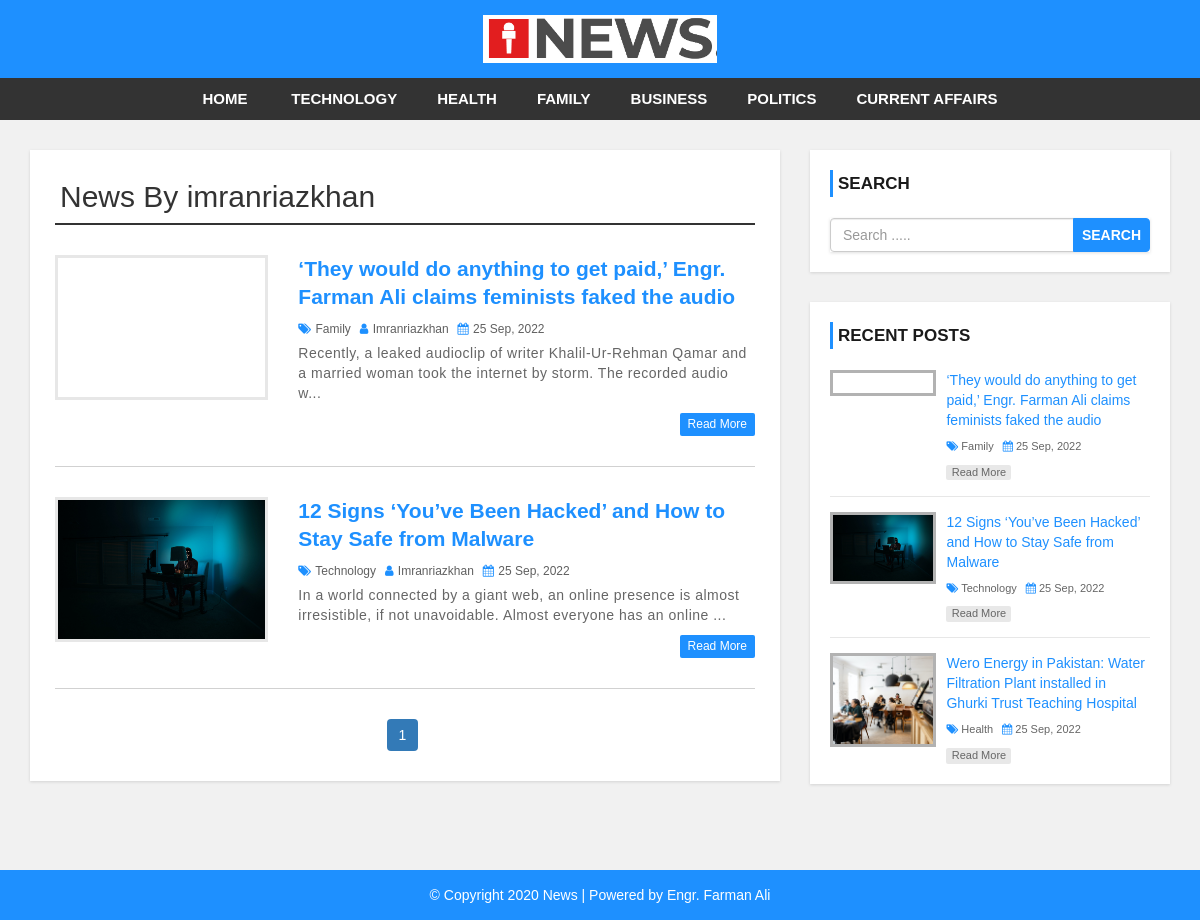
The app's page /author.php?aid=44 with its own data.
### tables this page shows
CREATE TABLE `settings` (
  `id` int(11) NOT NULL,
  `websitename` varchar(60) NOT NULL,
  `logo` varchar(50) NOT NULL,
  `footerdesc` varchar(255) NOT NULL
);

CREATE TABLE `category` (
  `category_id` int(11) NOT NULL,
  `category_name` varchar(100) NOT NULL,
  `post` int(11) NOT NULL DEFAULT 0
);

CREATE TABLE `user` (
  `user_id` int(10) UNSIGNED NOT NULL,
  `first_name` varchar(30) NOT NULL,
  `last_name` varchar(30) NOT NULL,
  `username` varchar(30) DEFAULT NULL,
  `password` varchar(40) DEFAULT NULL,
  `role` int(11) NOT NULL
);

CREATE TABLE `post` (
  `post_id` int(11) NOT NULL,
  `title` varchar(100) NOT NULL,
  `description` text NOT NULL,
  `category` varchar(100) NOT NULL,
  `post_date` varchar(50) NOT NULL,
  `author` int(11) NOT NULL,
  `post_img` varchar(100) NOT NULL
);

### config.php (called while the page is built, shortened)
<?php
$hostname = "http://localhost/news-site";
?>

### author.php (the view, shortened to what this page needs)
<?php include 'header.php'; ?>
    <div id="main-content">
      <div class="container">
        <div class="row">
            <div class="col-md-8">
              <div class="post-container">
                <?php
                include "config.php";
                if(isset($_GET['aid'])){
                  $auth_id = $_GET['aid'];
                  $sql1 = "SELECT * FROM post JOIN user
                          ON post.author = user.user_id
                          WHERE post.author = {$auth_id}";
                  $result1 = mysqli_query($conn, $sql1) or die("Query Failed.");
                  $row1 = mysqli_fetch_assoc($result1);
                ?>
                <h2 class="page-heading">News By <?php echo $row1['username']; ?></h2>
                <?php
                  $limit = 3;
                  if(isset($_GET['page'])){
                    $page = $_GET['page'];
                  }else{
                    $page = 1;
                  }
                  $offset = ($page - 1) * $limit;
                  $sql = "SELECT post.post_id, post.title, post.description,post.post_date,post.author,
                  category.category_name,user.username,post.category,post.post_img FROM post
                  LEFT JOIN category ON post.category = category.category_id
                  LEFT JOIN user ON post.author = user.user_id
                  WHERE post.author = {$auth_id}
                  ORDER BY post.post_id DESC LIMIT {$offset},{$limit}";
                  $result = mysqli_query($conn, $sql) or die("Query Failed.");
                  if(mysqli_num_rows($result) > 0){
                    while($row = mysqli_fetch_assoc($result)) {
                ?>
                  <div class="post-content">
                      <div class="row">
                          <div class="col-md-4">
                            <a class="post-img" href="single.php?id=<?php echo $row['post_id']; ?>"><img src="admin/upload/<?php echo $row['post_img']; ?>" alt=""/></a>
                          </div>
                          <div class="col-md-8">
                            <div class="inner-content clearfix">
                                <h3><a href='single.php?id=<?php echo $row['post_id']; ?>'><?php echo $row['title']; ?></a></h3>
                                <div class="post-information">
                                    <span>
                                        <i class="fa fa-tags" aria-hidden="true"></i>
                                        <a href='category.php?cid=<?php echo $row['category']; ?>'><?php echo $row['category_name']; ?></a>
                                    </span>
                                    <span>
                                        <i class="fa fa-user" aria-hidden="true"></i>
                                        <a href='author.php?aid=<?php echo $row['author']; ?>'><?php echo $row['username']; ?></a>
                                    </span>
                                    <span>
                                        <i class="fa fa-calendar" aria-hidden="true"></i>
                                        <?php echo $row['post_date']; ?>
                                    </span>
                                </div>
                                <p class="description">
                                    <?php echo substr($row['description'],0,130) . "..."; ?>
                                </p>
                                <a class='read-more pull-right' href='single.php?id=<?php echo $row['post_id']; ?>'>read more</a>
                            </div>
                          </div>
                      </div>
                  </div>
                  <?php
                    }
                  }else{
                    echo "<h2>No Record Found.</h2>";
                  }
                  if(mysqli_num_rows($result1) > 0){
                    $total_records = mysqli_num_rows($result1);
                    $total_page = ceil($total_records / $limit);
                    echo '<ul class="pagination admin-pagination">';
                    for($i = 1; $i <= $total_page; $i++){
                      if($i == $page){
                        $active = "active";
                      }else{
                        $active = "";
                      }
                      echo '<li class="'.$active.'"><a href="author.php?aid='.$auth_id .'&page='.$i.'">'.$i.'</a></li>';
                    }
                    echo '</ul>';
                  }
                }else{
                  echo "<h2>No Record Found.</h2>";
                }
                  ?>
              </div>
            </div>
            <?php include 'sidebar.php'; ?>
        </div>
      </div>
    </div>
<?php include 'footer.php'; ?>

### header.php (shortened to what this page needs)
<?php
  include "config.php";
?>
<!DOCTYPE html>
<html lang="en">
<head>
    <link rel="stylesheet" href="css/bootstrap.min.css" />
    <link rel="stylesheet" href="css/font-awesome.css">
    <link rel="stylesheet" href="css/style.css">
</head>
<body>
<div id="header">
    <div class="container">
        <div class="row">
            <div class=" col-md-offset-4 col-md-4">
              <?php
                include "config.php";
                $sql = "SELECT * FROM settings";
                $result = mysqli_query($conn, $sql) or die("Query Failed.");
                if(mysqli_num_rows($result) > 0){
                  while($row = mysqli_fetch_assoc($result)) {
                    if($row['logo'] == ""){
                      echo '<a href="index.php"><h1>'.$row['websitename'].'</h1></a>';
                    }else{
                      echo '<a href="index.php" id="logo"><img src="admin/images/'. $row['logo'] .'"></a>';
                    }
                  }
                }
                ?>
            </div>
        </div>
    </div>
</div>
<div id="menu-bar">
    <div class="container">
        <div class="row">
            <div class="col-md-12">
              <?php
                include "config.php";
                $sql = "SELECT * FROM category WHERE post > 0";
                $result = mysqli_query($conn, $sql) or die("Query Failed. : Category");
                if(mysqli_num_rows($result) > 0){
                  $active = "";
              ?>
                <ul class='menu'>
                  <li><a href='<?php echo $hostname; ?>'>Home</a></li>
                  <?php while($row = mysqli_fetch_assoc($result)) {
                    echo "<li><a class='{$active}' href='category.php?cid={$row['category_id']}'>{$row['category_name']}</a></li>";
                  } ?>
                </ul>
                <?php } ?>
            </div>
        </div>
    </div>
</div>

### sidebar.php
<div id="sidebar" class="col-md-4">
    <div class="search-box-container">
        <h4>Search</h4>
        <form class="search-post" action="search.php" method ="GET">
            <div class="input-group">
                <input type="text" name="search" class="form-control" placeholder="Search .....">
                <span class="input-group-btn">
                    <button type="submit" class="btn btn-danger">Search</button>
                </span>
            </div>
        </form>
    </div>
    <div class="recent-post-container">
        <h4>Recent Posts</h4>
        <?php
        include "config.php";
        $limit = 3;
        $sql = "SELECT post.post_id, post.title, post.post_date,
        category.category_name,post.category,post.post_img FROM post
        LEFT JOIN category ON post.category = category.category_id
        ORDER BY post.post_id DESC LIMIT {$limit}";
        $result = mysqli_query($conn, $sql) or die("Query Failed. : Recent Post");
        if(mysqli_num_rows($result) > 0){
          while($row = mysqli_fetch_assoc($result)) {
      ?>
        <div class="recent-post">
            <a class="post-img" href="single.php?id=<?php echo $row['post_id']; ?>">
                <img src="admin/upload/<?php echo $row['post_img']; ?>" alt=""/>
            </a>
            <div class="post-content">
                <h5><a href="single.php?id=<?php echo $row['post_id']; ?>"><?php echo $row['title']; ?></a></h5>
                <span>
                    <i class="fa fa-tags" aria-hidden="true"></i>
                    <a href='category.php?cid=<?php echo $row['category']; ?>'><?php echo $row['category_name']; ?></a>
                </span>
                <span>
                    <i class="fa fa-calendar" aria-hidden="true"></i>
                    <?php echo $row['post_date']; ?>
                </span>
                <a class="read-more" href="single.php?id=<?php echo $row['post_id']; ?>">read more</a>
            </div>
        </div>
    <?php
      }
    }
    ?>
    </div>
</div>

### footer.php
<div id ="footer">
    <div class="container">
        <div class="row">
            <div class="col-md-12">
              <?php
                include "config.php";
                $sql = "SELECT * FROM settings";
                $result = mysqli_query($conn, $sql) or die("Query Failed.");
                if(mysqli_num_rows($result) > 0){
                  while($row = mysqli_fetch_assoc($result)) {
              ?>
                <span><?php echo $row['footerdesc']; ?></span>
              <?php
                }
              }
              ?>
            </div>
        </div>
    </div>
</div>
</body>
</html>

### css/style.css (style rules this page uses)
body { background: #f1f1f1; font-family: sans-serif,arial,Helvetica; }
a, a:hover, a:focus { text-decoration: none; outline: none; }
ul { margin:0; padding:0; list-style:none; }
h2.page-heading { margin: 5px 0 30px; padding: 0 5px 10px; border-bottom: 2px solid #333; }
form { background: #fff; padding: 25px; box-shadow:0 1px 3px rgba(0, 0, 0, 0.13); }
#header { background: #1e90ff; text-align: center; padding: 15px; }
#logo { display: inline-block; width: 65%; }
#logo img { width: 100%; }
#menu-bar { background: #333; text-align: center; }
#menu-bar .menu > li { display: inline-block; }
.menu > li > a { padding: 10px 20px; display: block; text-transform: uppercase; color: #fff; font-size: 15px; font-weight:600; transition:all 0.5s ease 0s; }
#main-content { padding: 30px 0; min-height: 750px; }
#main-content .post-container { background-color: #fff; padding: 25px; box-shadow: 0 1px 3px rgba(0, 0, 0, 0.13); }
#main-content .post-content { border-bottom: 1px solid #d1d1d1; padding: 0 0 30px; margin-bottom:30px; }
#main-content .post-content img { width: 100%; }
#main-content .post-content .post-img { border: 3px solid #e7e7e7; display: block; height: 145px; overflow: hidden; transition: border .3s; }
#main-content .post-content h3 { font-size: 21px; line-height: 28px; font-weight: 600; margin: 0 0 7px; }
#main-content .post-content h3 a { color: #1e90ff; transition:all 0.3s; }
#main-content .post-content .post-information span { color: #606060; font-size: 12px; text-transform: capitalize; margin: 0 5px 5px 0; display: inline-block; }
#main-content .post-content .post-information i { color: #1e90ff; margin-right: 1px; }
#main-content .post-content .post-information a { color: #606060; text-decoration: none; }
#main-content .post-content p, #main-content .single-post p { color: #666; font-size: 14px; letter-spacing: 0.5px; margin:0 0 10px; }
#main-content .post-content a.read-more { color: #fff; background-color: #1E90FF; font-size: 12px; text-transform: capitalize; padding: 3px 8px; border-radius: 2px; transition: all 0.3s; }
.pagination { display: block; text-align: center; margin: 0; }
.pagination li { display:inline-block; margin: 0 5px 0 0; }
.pagination li a { border: none; background: #1e90ff; color: #fff; }
i.fa { color:#222; }
#sidebar h4 { color: #1A1A1A; font-size: 17px; line-height: 27px; font-weight:600; text-transform: uppercase; padding: 0 0 0 5px; margin: 0 0 21px; border-left: 3px solid #1e90ff; }
#sidebar .search-box-container { background-color: #fff; padding: 20px; margin: 0 0 30px; box-shadow: 0 1px 3px rgba(0, 0, 0, 0.13); }
#sidebar .search-post { padding: 0; }
#sidebar .search-post input { color: #606060; }
#sidebar .search-post .btn { font-weight: 600; text-transform: uppercase; padding: 6px 8px; background-color: #1E90FF; border-color: #1E90FF; outline: none; }
#sidebar .recent-post-container { padding: 20px; background: #fff; box-shadow: 0 1px 3px rgba(0, 0, 0, 0.13); }
#sidebar .recent-post { border-bottom: 1px solid #e7e7e7; padding: 0 0 15px; margin: 0 0 15px; }
#sidebar .recent-post:last-child { margin: 0; padding: 0; border: none; }
#sidebar .recent-post .post-img { display: inline-block; width: 33%; border: 3px solid rgba(0,0,0,0.3); vertical-align: top; transition: border .3s; }
#sidebar .recent-post .post-img img { width: 100%; }
#sidebar .recent-post .post-content { width: 65%; display: inline-block; border: none; padding: 0 0 0 7px; margin: 0; }
#sidebar .recent-post h5 { font-size: 14px; line-height: 20px; margin: 0 0 5px; }
#sidebar .recent-post h5 a { color: #1E90FF; }
#sidebar .recent-post span { color: #666; font-size: 11px; display: inline-block; margin: 0 5px 10px 0; }
#sidebar .recent-post span a { color: #666; }
#sidebar .recent-post span i { color: #1E90FF; }
#sidebar .recent-post a.read-more { color: #666; background-color: rgba(0,0,0,0.09); width: 65px; font-size: 11px; text-align: center; padding: 0; display: block; transition: all 0.3s; }
#footer { color: #fff; padding:15px 0; text-align:center; background-color:#1e90ff; }
#footer a { color:#fff; }

### records on screen
settings: logo (picture), footerdesc "© Copyright 2020 News | Powered by Engr. Farman Ali"
category: category_name "TECHNOLOGY"
category: category_name "HEALTH"
category: category_name "FAMILY"
category: category_name "BUSINESS"
category: category_name "POLITICS"
category: category_name "CURRENT AFFAIRS"
user: username "imranriazkhan"
post: title "‘They would do anything to get paid,’ Engr. Farman Ali claims feminists faked the audio", category.category_name "Family", user.username "Imranriazkhan", post_date "25 Sep, 2022", description "Recently, a leaked audioclip of writer Khalil-Ur-Rehman Qamar and a married woman took the internet by storm. The recorded audio w"
post: post_img (picture), title "12 Signs ‘You’ve Been Hacked’ and How to Stay Safe from Malware", category.category_name "Technology", user.username "Imranriazkhan", post_date "25 Sep, 2022", description "In a world connected by a giant web, an online presence is almost irresistible, if not unavoidable. Almost everyone has an online"
post: post_img (picture), title "Wero Energy in Pakistan: Water Filtration Plant installed in Ghurki Trust Teaching Hospital", category.category_name "Health", post_date "25 Sep, 2022"
